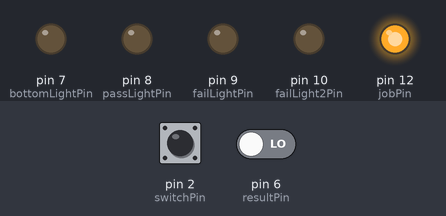
This sketch was run on a simulated Arduino Uno, built with avr-gcc and run on an emulated ATmega328P. Parts: output pins drawn as LEDs (lit = HIGH). The test bench sets the inputs (shaded band); at power-on: pin 2 (switchPin) HIGH, pin 6 (resultPin) LOW. Pins used as bus, display or sensor lines are not drawn.

Above: at 1.2 s.
1.3 s: pin 2 (switchPin) pulled LOW for 0.15 s
4.4 s: pin 6 (resultPin) driven HIGH
At 6.0 s:
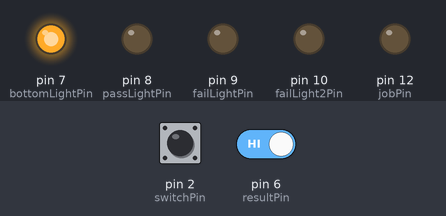
7.4 s: pin 6 (resultPin) driven LOW
At 9.0 s:
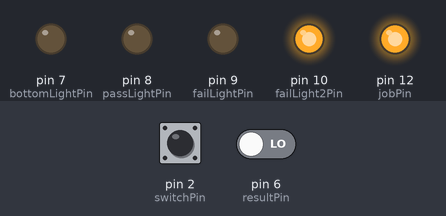
10.0 s: pin 2 (switchPin) pulled LOW for 1 s
At 13.9 s:
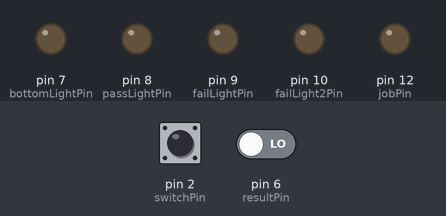
14.0 s: pin 6 (resultPin) driven HIGH
17.0 s: pin 6 (resultPin) driven LOW
At 18.1 s:
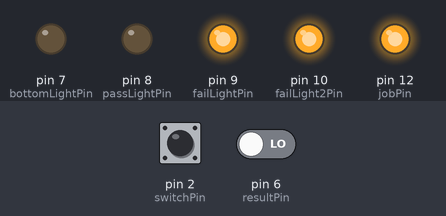
Timing chart, 0 to 19.7 s (numbered marks = the images above; inputs shaded):
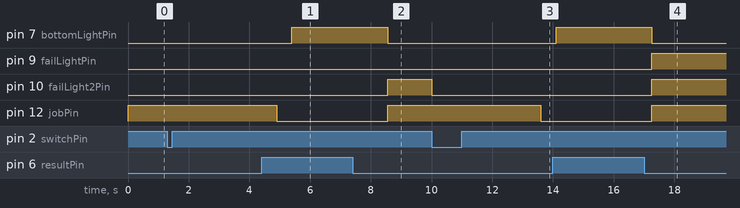

Measured:
- after the input at 1.3 s, every drawn part: stays the same
- after the input at 7.4 s, pin 8 (passLightPin): stays LOW (without the input it goes to HIGH after 1.2 s); pin 10 (failLight2Pin): LOW → HIGH after 1.2 s
- after the input at 10.0 s, pin 10 (failLight2Pin): HIGH → LOW at once; pin 12 (jobPin): HIGH → LOW after 3.6 s
- after the input at 17.0 s, pin 10 (failLight2Pin): LOW → HIGH after 0.25 s

The sketch:

nanosphere_vision.ino
```cpp
int switchPin = 2;
int resultPin = 6;
int bottomLightPin = 7;
int passLightPin = 8;
int failLightPin = 9;
int failLight2Pin = 10;
int triggerPin = 11;
int jobPin = 12;
int running = LOW;
int oldSwitchPinState = LOW;

void setup() {
  // put your setup code here, to run once:
  pinMode(bottomLightPin, OUTPUT);
  pinMode(passLightPin, OUTPUT);
  pinMode(failLightPin, OUTPUT);
  pinMode(failLight2Pin, OUTPUT);
  pinMode(triggerPin, OUTPUT);
  pinMode(jobPin, OUTPUT);
  digitalWrite(switchPin, HIGH);
  digitalWrite(jobPin, HIGH);
  clearStatus();
  running = LOW;
}

void loop() {
  // put your main code here, to run repeatedly:
  int switchPinState = digitalRead(switchPin);
  if (switchPinState == LOW){
    running = HIGH;
    cycle();
    delay(5);
  }
  delay(1); //debounce
}

void cycle() {
  clearStatus();
  digitalWrite(jobPin, HIGH); //set camera to job 1
  delay(500);
  digitalWrite(triggerPin, HIGH); //trigger the camera
  delay(50);
  digitalWrite(triggerPin, LOW); //turn trigger off
  delay(3000); //wait while test runs
  int result1 = digitalRead(resultPin); //read result from camera
  delay(50);
  digitalWrite(jobPin, LOW); //set camera to job 2
  delay(500);
  digitalWrite(bottomLightPin, HIGH); //turn on bototm light
  delay(50);
  digitalWrite(triggerPin, HIGH); //trigger the camera
  delay(50);
  digitalWrite(triggerPin, LOW); //turn trigger off
  delay(3000); //wait while test runs
  int result2 = digitalRead(resultPin); //read result from camera
  delay(50);
  if (result1 == HIGH && result2 == HIGH){
    digitalWrite(passLightPin, HIGH);
  }
  if (result1 == LOW){
    digitalWrite(failLightPin, HIGH);
  }
  if (result2 == LOW){
    digitalWrite(failLight2Pin, HIGH);
  }
  digitalWrite(triggerPin, LOW);
  digitalWrite(bottomLightPin, LOW);
  digitalWrite(jobPin, HIGH);
  running = LOW;
}

void clearStatus() {
  digitalWrite(bottomLightPin, LOW);
  digitalWrite(passLightPin, LOW);
  digitalWrite(failLightPin, LOW);
  digitalWrite(failLight2Pin, LOW);
  digitalWrite(triggerPin, LOW);
  digitalWrite(jobPin, HIGH);
}
```
